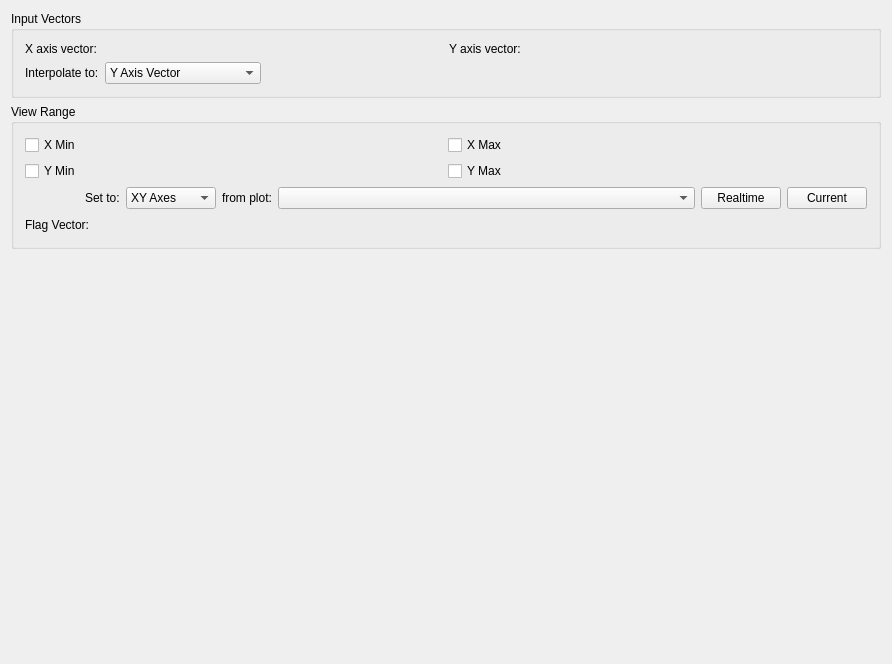
<?xml version="1.0" encoding="UTF-8"?>
<ui version="4.0">
 <exportmacro>KST_EXPORT</exportmacro>
 <class>VectorViewDialogWidget</class>
 <widget class="QWidget" name="VectorViewDialogWidget">
  <property name="geometry">
   <rect>
    <x>0</x>
    <y>0</y>
    <width>892</width>
    <height>664</height>
   </rect>
  </property>
  <layout class="QVBoxLayout">
   <item>
    <widget class="Q3GroupBox" name="GroupBox9_4">
     <property name="sizePolicy">
      <sizepolicy hsizetype="Preferred" vsizetype="Fixed">
       <horstretch>0</horstretch>
       <verstretch>0</verstretch>
      </sizepolicy>
     </property>
     <property name="title">
      <string>Input Vectors</string>
     </property>
     <layout class="QVBoxLayout">
      <property name="spacing">
       <number>6</number>
      </property>
      <property name="margin">
       <number>11</number>
      </property>
      <item>
       <layout class="QHBoxLayout">
        <item>
         <widget class="QLabel" name="TextLabel1_6_3">
          <property name="sizePolicy">
           <sizepolicy hsizetype="Fixed" vsizetype="Fixed">
            <horstretch>0</horstretch>
            <verstretch>0</verstretch>
           </sizepolicy>
          </property>
          <property name="text">
           <string>X axis vector:</string>
          </property>
          <property name="wordWrap">
           <bool>false</bool>
          </property>
         </widget>
        </item>
        <item>
         <widget class="VectorSelector" name="_xVector" native="true">
          <property name="sizePolicy">
           <sizepolicy hsizetype="Expanding" vsizetype="Preferred">
            <horstretch>0</horstretch>
            <verstretch>0</verstretch>
           </sizepolicy>
          </property>
          <property name="focusPolicy">
           <enum>Qt::TabFocus</enum>
          </property>
         </widget>
        </item>
        <item>
         <widget class="QLabel" name="TextLabel1_6_2_5">
          <property name="sizePolicy">
           <sizepolicy hsizetype="Fixed" vsizetype="Fixed">
            <horstretch>0</horstretch>
            <verstretch>0</verstretch>
           </sizepolicy>
          </property>
          <property name="text">
           <string>Y axis vector:</string>
          </property>
          <property name="wordWrap">
           <bool>false</bool>
          </property>
         </widget>
        </item>
        <item>
         <widget class="VectorSelector" name="_yVector" native="true">
          <property name="sizePolicy">
           <sizepolicy hsizetype="Expanding" vsizetype="Preferred">
            <horstretch>0</horstretch>
            <verstretch>0</verstretch>
           </sizepolicy>
          </property>
          <property name="focusPolicy">
           <enum>Qt::TabFocus</enum>
          </property>
         </widget>
        </item>
       </layout>
      </item>
      <item>
       <layout class="QHBoxLayout">
        <item>
         <widget class="QLabel" name="textLabel1_2_2">
          <property name="text">
           <string>Interpolate to:</string>
          </property>
          <property name="wordWrap">
           <bool>false</bool>
          </property>
         </widget>
        </item>
        <item>
         <widget class="QComboBox" name="_interp">
          <property name="focusPolicy">
           <enum>Qt::TabFocus</enum>
          </property>
          <property name="whatsThis">
           <string>Kst assumes that the first and last samples of the X &amp; Y axis vectors 
are pairs.  Consequently, if the X &amp; Y axis vectors have different numbers
of points, interpolation of one or the other will be required.  This combo-box set the policy for which vector will be used to set the resolution of the curve.</string>
          </property>
          <item>
           <property name="text">
            <string>Y Axis Vector</string>
           </property>
          </item>
          <item>
           <property name="text">
            <string>X Axis Vector</string>
           </property>
          </item>
          <item>
           <property name="text">
            <string>High Resolution Vector</string>
           </property>
          </item>
          <item>
           <property name="text">
            <string>Low Resolution Vector</string>
           </property>
          </item>
         </widget>
        </item>
        <item>
         <spacer name="spacer3">
          <property name="orientation">
           <enum>Qt::Horizontal</enum>
          </property>
          <property name="sizeType">
           <enum>QSizePolicy::Expanding</enum>
          </property>
          <property name="sizeHint" stdset="0">
           <size>
            <width>111</width>
            <height>20</height>
           </size>
          </property>
         </spacer>
        </item>
       </layout>
      </item>
     </layout>
    </widget>
   </item>
   <item>
    <widget class="Q3ButtonGroup" name="buttonGroup4">
     <property name="sizePolicy">
      <sizepolicy hsizetype="Preferred" vsizetype="Fixed">
       <horstretch>0</horstretch>
       <verstretch>0</verstretch>
      </sizepolicy>
     </property>
     <property name="title">
      <string>View Range</string>
     </property>
     <property name="checkable">
      <bool>false</bool>
     </property>
     <layout class="QVBoxLayout">
      <property name="spacing">
       <number>6</number>
      </property>
      <item>
       <layout class="QGridLayout">
        <item row="1" column="1">
         <widget class="ScalarSelector" name="_yMinScalar" native="true">
          <property name="sizePolicy">
           <sizepolicy hsizetype="Expanding" vsizetype="Preferred">
            <horstretch>0</horstretch>
            <verstretch>0</verstretch>
           </sizepolicy>
          </property>
          <property name="focusPolicy">
           <enum>Qt::TabFocus</enum>
          </property>
         </widget>
        </item>
        <item row="0" column="1">
         <widget class="ScalarSelector" name="_xMinScalar" native="true">
          <property name="sizePolicy">
           <sizepolicy hsizetype="Expanding" vsizetype="Preferred">
            <horstretch>0</horstretch>
            <verstretch>0</verstretch>
           </sizepolicy>
          </property>
          <property name="focusPolicy">
           <enum>Qt::TabFocus</enum>
          </property>
         </widget>
        </item>
        <item row="0" column="0">
         <widget class="QCheckBox" name="_xMinCheckbox">
          <property name="text">
           <string>X Min</string>
          </property>
         </widget>
        </item>
        <item row="0" column="3">
         <widget class="ScalarSelector" name="_xMaxScalar" native="true">
          <property name="sizePolicy">
           <sizepolicy hsizetype="Expanding" vsizetype="Preferred">
            <horstretch>0</horstretch>
            <verstretch>0</verstretch>
           </sizepolicy>
          </property>
          <property name="focusPolicy">
           <enum>Qt::TabFocus</enum>
          </property>
         </widget>
        </item>
        <item row="1" column="0">
         <widget class="QCheckBox" name="_yMinCheckbox">
          <property name="text">
           <string>Y Min</string>
          </property>
         </widget>
        </item>
        <item row="1" column="2">
         <widget class="QCheckBox" name="_yMaxCheckbox">
          <property name="text">
           <string>Y Max</string>
          </property>
         </widget>
        </item>
        <item row="0" column="2">
         <widget class="QCheckBox" name="_xMaxCheckbox">
          <property name="text">
           <string>X Max</string>
          </property>
         </widget>
        </item>
        <item row="1" column="3">
         <widget class="ScalarSelector" name="_yMaxScalar" native="true">
          <property name="sizePolicy">
           <sizepolicy hsizetype="Expanding" vsizetype="Preferred">
            <horstretch>0</horstretch>
            <verstretch>0</verstretch>
           </sizepolicy>
          </property>
          <property name="focusPolicy">
           <enum>Qt::TabFocus</enum>
          </property>
         </widget>
        </item>
       </layout>
      </item>
      <item>
       <layout class="QHBoxLayout">
        <item>
         <spacer name="spacer11">
          <property name="orientation">
           <enum>Qt::Horizontal</enum>
          </property>
          <property name="sizeType">
           <enum>QSizePolicy::Expanding</enum>
          </property>
          <property name="sizeHint" stdset="0">
           <size>
            <width>60</width>
            <height>20</height>
           </size>
          </property>
         </spacer>
        </item>
        <item>
         <widget class="QLabel" name="textLabel1_2">
          <property name="sizePolicy">
           <sizepolicy hsizetype="Minimum" vsizetype="Minimum">
            <horstretch>0</horstretch>
            <verstretch>0</verstretch>
           </sizepolicy>
          </property>
          <property name="text">
           <string>Set to:</string>
          </property>
          <property name="wordWrap">
           <bool>false</bool>
          </property>
         </widget>
        </item>
        <item>
         <widget class="QComboBox" name="_plotAxes">
          <property name="sizePolicy">
           <sizepolicy hsizetype="Fixed" vsizetype="Fixed">
            <horstretch>1</horstretch>
            <verstretch>0</verstretch>
           </sizepolicy>
          </property>
          <property name="maximumSize">
           <size>
            <width>90</width>
            <height>32767</height>
           </size>
          </property>
          <property name="focusPolicy">
           <enum>Qt::TabFocus</enum>
          </property>
          <item>
           <property name="text">
            <string>XY Axes</string>
           </property>
          </item>
          <item>
           <property name="text">
            <string>X Axis</string>
           </property>
          </item>
          <item>
           <property name="text">
            <string>Y Axis</string>
           </property>
          </item>
         </widget>
        </item>
        <item>
         <widget class="QLabel" name="textLabel1">
          <property name="sizePolicy">
           <sizepolicy hsizetype="Minimum" vsizetype="Minimum">
            <horstretch>0</horstretch>
            <verstretch>0</verstretch>
           </sizepolicy>
          </property>
          <property name="text">
           <string>from plot:</string>
          </property>
          <property name="wordWrap">
           <bool>false</bool>
          </property>
         </widget>
        </item>
        <item>
         <widget class="QComboBox" name="_plotList">
          <property name="sizePolicy">
           <sizepolicy hsizetype="Expanding" vsizetype="Fixed">
            <horstretch>1</horstretch>
            <verstretch>0</verstretch>
           </sizepolicy>
          </property>
          <property name="focusPolicy">
           <enum>Qt::TabFocus</enum>
          </property>
         </widget>
        </item>
        <item>
         <widget class="QPushButton" name="_realtimeButton">
          <property name="focusPolicy">
           <enum>Qt::TabFocus</enum>
          </property>
          <property name="text">
           <string>Realtime</string>
          </property>
         </widget>
        </item>
        <item>
         <widget class="QPushButton" name="_currentButton">
          <property name="focusPolicy">
           <enum>Qt::TabFocus</enum>
          </property>
          <property name="text">
           <string>Current</string>
          </property>
         </widget>
        </item>
       </layout>
      </item>
      <item>
       <layout class="QHBoxLayout">
        <item>
         <widget class="QLabel" name="textLabel1_3">
          <property name="text">
           <string>Flag Vector:</string>
          </property>
          <property name="wordWrap">
           <bool>false</bool>
          </property>
         </widget>
        </item>
        <item>
         <widget class="VectorSelector" name="_FlagVector" native="true">
          <property name="sizePolicy">
           <sizepolicy hsizetype="Expanding" vsizetype="Preferred">
            <horstretch>0</horstretch>
            <verstretch>0</verstretch>
           </sizepolicy>
          </property>
          <property name="focusPolicy">
           <enum>Qt::TabFocus</enum>
          </property>
         </widget>
        </item>
        <item>
         <spacer name="spacer3_2">
          <property name="orientation">
           <enum>Qt::Horizontal</enum>
          </property>
          <property name="sizeType">
           <enum>QSizePolicy::Fixed</enum>
          </property>
          <property name="sizeHint" stdset="0">
           <size>
            <width>200</width>
            <height>20</height>
           </size>
          </property>
         </spacer>
        </item>
       </layout>
      </item>
     </layout>
    </widget>
   </item>
   <item>
    <widget class="CurveAppearanceWidget" name="_curveAppearance" native="true"/>
   </item>
   <item>
    <widget class="CurvePlacementWidget" name="_curvePlacement" native="true"/>
   </item>
  </layout>
 </widget>
 <layoutdefault spacing="6" margin="11"/>
 <pixmapfunction>qPixmapFromMimeSource</pixmapfunction>
 <customwidgets>
  <customwidget>
   <class>Q3GroupBox</class>
   <extends>QGroupBox</extends>
   <header>Qt3Support/Q3GroupBox</header>
   <container>1</container>
  </customwidget>
  <customwidget>
   <class>Q3ButtonGroup</class>
   <extends>Q3GroupBox</extends>
   <header>Qt3Support/Q3ButtonGroup</header>
   <container>1</container>
  </customwidget>
  <customwidget>
   <class>VectorSelector</class>
   <extends>QWidget</extends>
   <header>vectorselector.h</header>
  </customwidget>
  <customwidget>
   <class>ScalarSelector</class>
   <extends>QWidget</extends>
   <header>scalarselector.h</header>
  </customwidget>
  <customwidget>
   <class>CurveAppearanceWidget</class>
   <extends>QWidget</extends>
   <header>curveappearancewidget.h</header>
  </customwidget>
  <customwidget>
   <class>CurvePlacementWidget</class>
   <extends>QWidget</extends>
   <header>curveplacementwidget.h</header>
  </customwidget>
 </customwidgets>
 <tabstops>
  <tabstop>_xVector</tabstop>
  <tabstop>_yVector</tabstop>
  <tabstop>_interp</tabstop>
  <tabstop>_xMinCheckbox</tabstop>
  <tabstop>_xMinScalar</tabstop>
  <tabstop>_xMaxCheckbox</tabstop>
  <tabstop>_xMaxScalar</tabstop>
  <tabstop>_yMinCheckbox</tabstop>
  <tabstop>_yMinScalar</tabstop>
  <tabstop>_yMaxCheckbox</tabstop>
  <tabstop>_yMaxScalar</tabstop>
  <tabstop>_plotAxes</tabstop>
  <tabstop>_plotList</tabstop>
  <tabstop>_realtimeButton</tabstop>
  <tabstop>_currentButton</tabstop>
  <tabstop>_FlagVector</tabstop>
 </tabstops>
 <includes>
  <include location="global">kst_export.h</include>
  <include location="local">vectorselector.h</include>
  <include location="local">kstcombobox.h</include>
  <include location="local">vectorselector.h</include>
  <include location="local">kstcombobox.h</include>
  <include location="local">kcombobox.h</include>
  <include location="local">scalarselector.h</include>
  <include location="local">kstcombobox.h</include>
  <include location="local">scalarselector.h</include>
  <include location="local">kstcombobox.h</include>
  <include location="local">scalarselector.h</include>
  <include location="local">kstcombobox.h</include>
  <include location="local">scalarselector.h</include>
  <include location="local">kstcombobox.h</include>
  <include location="local">kcombobox.h</include>
  <include location="local">kcombobox.h</include>
  <include location="local">vectorselector.h</include>
  <include location="local">kstcombobox.h</include>
  <include location="local">curveappearancewidget.h</include>
  <include location="local">curveplacementwidget.h</include>
 </includes>
 <resources/>
 <connections/>
</ui>
